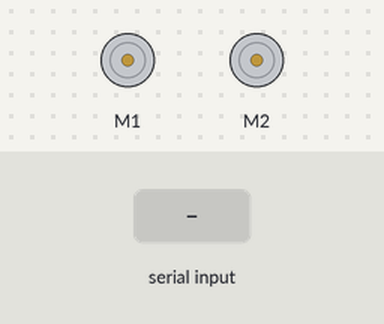
Simulated run of this sketch. Board: Arduino Uno, built with avr-gcc and run on an emulated ATmega328P. Shown: 2 × DC motor (green arrow = forward, orange = backward, longer = faster). Inputs (shaded band) come from the test bench. What the sketch prints to the serial monitor is not drawn.

Above: at 1.2 s.
1.3 s: "5" received over Serial
At 1.45 s:
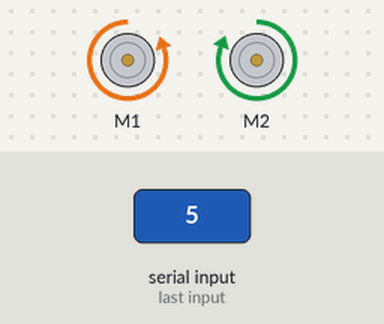
3.0 s: "1" received over Serial
At 4.1 s:
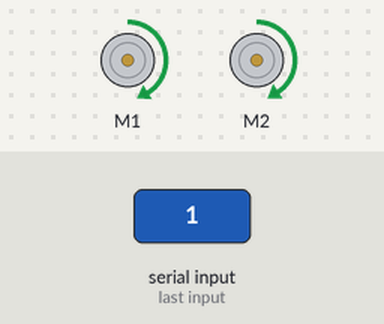
4.5 s: "2" received over Serial
At 5.3 s:
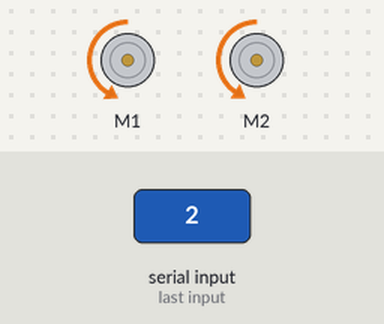
6.0 s: "3" received over Serial
At 6.4 s:
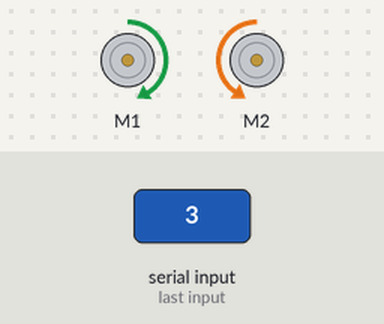
7.5 s: "4" received over Serial
At 8.7 s:
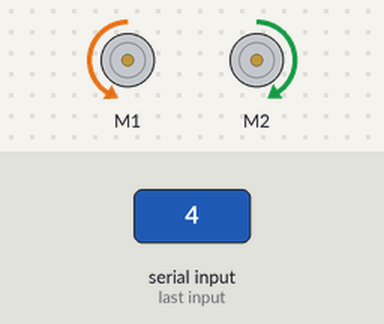
9.0 s: "6" received over Serial
At 9.15 s:
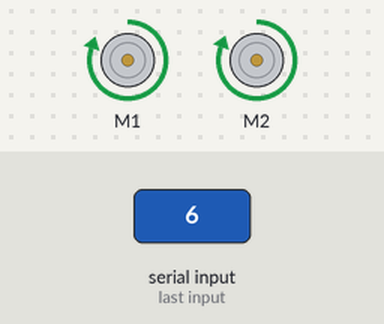
Timing chart, 0 to 11.8 s (numbered marks = the images above; inputs shaded):
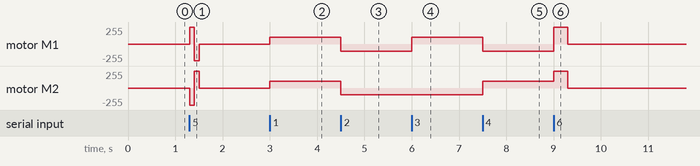

Measured:
- after the input at 1.3 s, motor M1: stopped → forward 253/255 at once, → backward 253/255 0.10 s later, → stopped 0.10 s later; motor M2: stopped → backward 255/255 at once, → forward 255/255 0.10 s later, → stopped 0.10 s later
- after the input at 3.0 s, motor M1: stopped → forward 105/255 at once; motor M2: stopped → forward 102/255 at once
- after the input at 4.5 s, motor M1: forward 105/255 → backward 105/255 at once; motor M2: forward 102/255 → backward 102/255 at once
- after the input at 6.0 s, motor M1: backward 105/255 → forward 105/255 at once
- after the input at 7.5 s, motor M1: forward 105/255 → backward 105/255 at once; motor M2: backward 102/255 → forward 102/255 at once
- after the input at 9.0 s, motor M1: backward 105/255 → forward 253/255 at once, → stopped 0.30 s later; motor M2: forward 102/255 → forward 255/255 at once, → stopped 0.30 s later

The sketch:

bluetooth.ino.ino
```cpp
#include <Wire.h>
#include <Adafruit_MotorShield.h>
#include <SoftwareSerial.h>
#include "utility/Adafruit_MS_PWMServoDriver.h"

// Create the motor shield object with the default I2C address
Adafruit_MotorShield AFMS = Adafruit_MotorShield();
// Or, create it with a different I2C address (say for stacking)
// Adafruit_MotorShield AFMS = Adafruit_MotorShield(0x61);

// Select which 'port' M1, M2, M3 or M4. In this case, M1
Adafruit_DCMotor *myMotor = AFMS.getMotor(1);
// You can also make another motor on port M2
Adafruit_DCMotor *myOtherMotor = AFMS.getMotor(2);
int speedRight;
int speedLeft;
SoftwareSerial mySerial(10, 11); // RX, TX

void setup() {
  Serial.begin(9600);           // set up Serial library at 9600 bps
  while (!Serial) {
    ; // wait for serial port to connect. Needed for native USB port only
  }
  Serial.println("Adafruit Motorshield v2 - DC Motor test!");

  mySerial.begin(4800);
  mySerial.println("Hello, world?");

  AFMS.begin();  // create with the default frequency 1.6KHz
  //AFMS.begin(1000);  // OR with a different frequency, say 1KHz

  // Set the speed to start, from 0 (off) to 255 (max speed)

  myMotor->setSpeed(102);
  myOtherMotor->setSpeed(105);
  myMotor->run(FORWARD);
  myOtherMotor->run(FORWARD);
  // turn on motor
  myMotor->run(RELEASE);
  myOtherMotor->run(RELEASE);

  // turn on motor
 speedRight = 102;
 speedLeft = 105;
}


void loop() {

  int c;

  if (Serial.available() != '0') {
    c = Serial.read();
  }

  uint8_t i;

  //Serial.print("tick");

  if(c == '0'){
    myMotor->run(RELEASE);
    myOtherMotor->run(RELEASE);
  }

  if(c == '1'){                 //Move Forward
    myMotor->run(FORWARD);
    myOtherMotor->run(FORWARD);

  }

  if(c == '2'){                 //Move Backward
    myMotor->run(BACKWARD);
    myOtherMotor->run(BACKWARD);
  }

  if(c == '3'){                 //Turn Right
    myMotor->run(FORWARD);
    myOtherMotor->run(BACKWARD);
  }

  if(c == '4'){                 //Turn Left
    myMotor->run(BACKWARD);
    myOtherMotor->run(FORWARD);
  }

  if(c == '5'){                 //Attack move 1
    myMotor->setSpeed(253);
    myOtherMotor->setSpeed(255);
    myMotor->run(FORWARD);
    myOtherMotor->run(BACKWARD);
    delay(100);
    myMotor->run(RELEASE);
    myOtherMotor->run(RELEASE);

    myOtherMotor->run(FORWARD);
    myMotor->run(BACKWARD);
    delay(100);
    myMotor->run(RELEASE);
    myOtherMotor->run(RELEASE);

    myMotor->setSpeed(speedLeft);
    myOtherMotor->setSpeed(speedRight);
  }

  if(c == '6'){                 //Attack move 2
    myMotor->setSpeed(253);
    myOtherMotor->setSpeed(255);
    myMotor->run(FORWARD);
    myOtherMotor->run(FORWARD);

    delay(300);
    myMotor->run(RELEASE);
    myOtherMotor->run(RELEASE);

    myMotor->setSpeed(speedLeft);
    myOtherMotor->setSpeed(speedRight);
  }

  if(c == '7'){                 //Speed Sensitivity 1
    speedLeft = 102;
    speedRight = 105;
  }

  if(c == '8'){                 //Speed Sensitivity 2
    speedLeft = 180;
    speedRight = 183;
  }

  if(c == '9'){                 //Speed Sensitivity 3
    speedLeft = 253;
    speedRight = 255;
  }
  myMotor->setSpeed(speedLeft);
  myOtherMotor->setSpeed(speedRight);
}

//void move1Foot()
//{
//  myMotor->run(FORWARD);
//  myOtherMotor->run(FORWARD);
//  delay(800);
//
//  myMotor->run(RELEASE);
//  myOtherMotor->run(RELEASE);
//}
//
//void move2Foot()
//{
//  myMotor->run(FORWARD);
//  myOtherMotor->run(FORWARD);
//  delay(1600);
//
//  myMotor->run(RELEASE);
//  myOtherMotor->run(RELEASE);
//}
//
//void move3Foot()
//{
//  myMotor->run(FORWARD);
//  myOtherMotor->run(FORWARD);
//  delay(2400);
//
//  myMotor->run(RELEASE);
//  myOtherMotor->run(RELEASE);
//}
//
//void move4Foot()
//{
//  myMotor->run(FORWARD);
//  myOtherMotor->run(FORWARD);
//  delay(3050);
//
//  myMotor->run(RELEASE);
//  myOtherMotor->run(RELEASE);
//}
//
//void turnLeft()
//{
//  myMotor->run(BACKWARD);
//  myOtherMotor->run(FORWARD);
//  delay(260);
//  myMotor->run(RELEASE);
//  myOtherMotor->run(RELEASE);
//}
//
//void turnRight()
//{
//  myMotor->run(FORWARD);
//  myOtherMotor->run(BACKWARD);
//  delay(260);
//  myMotor->run(RELEASE);
//  myOtherMotor->run(RELEASE);
//}
//
//void arcRight()
//{
//  myMotor->setSpeed(125);
//  myOtherMotor->setSpeed(80);
//  myMotor->run(FORWARD);
//  myOtherMotor->run(FORWARD);
//  delay(265*4.5);
//  myMotor->run(RELEASE);
//  myOtherMotor->run(RELEASE);
//  myMotor->setSpeed(102);
//  myOtherMotor->setSpeed(105);
//}
//
//void moveFlail()
//{
//  myMotor->setSpeed(255);
//  myOtherMotor->setSpeed(255);
//
//  myMotor->run(FORWARD);
//  myOtherMotor->run(BACKWARD);
//  delay(100);
//  myMotor->run(RELEASE);
//  myOtherMotor->run(RELEASE);
//
//  myOtherMotor->run(FORWARD);
//  myMotor->run(BACKWARD);
//  delay(100);
//  myMotor->run(RELEASE);
//  myOtherMotor->run(RELEASE);
//
//  myMotor->run(FORWARD);
//  myOtherMotor->run(BACKWARD);
//  delay(100);
//  myMotor->run(RELEASE);
//  myOtherMotor->run(RELEASE);
//
//  myOtherMotor->run(FORWARD);
//  myMotor->run(BACKWARD);
//  delay(100);
//  myMotor->run(RELEASE);
//  myOtherMotor->run(RELEASE);
//
//  myMotor->run(FORWARD);
//  myOtherMotor->run(BACKWARD);
//  delay(100);
//  myMotor->run(RELEASE);
//  myOtherMotor->run(RELEASE);
//
//   myOtherMotor->run(FORWARD);
//  myMotor->run(BACKWARD);
//  delay(100);
//  myMotor->run(RELEASE);
//  myOtherMotor->run(RELEASE);
//
//  myMotor->run(FORWARD);
//  myOtherMotor->run(BACKWARD);
//  delay(100);
//  myMotor->run(RELEASE);
//  myOtherMotor->run(RELEASE);
//
//   myOtherMotor->run(FORWARD);
//  myMotor->run(BACKWARD);
//  delay(100);
//  myMotor->run(RELEASE);
//  myOtherMotor->run(RELEASE);
//
//  myMotor->run(FORWARD);
//  myOtherMotor->run(BACKWARD);
//  delay(100);
//  myMotor->run(RELEASE);
//  myOtherMotor->run(RELEASE);
//
//   myOtherMotor->run(FORWARD);
//  myMotor->run(BACKWARD);
//  delay(100);
//  myMotor->run(RELEASE);
//  myOtherMotor->run(RELEASE);
//
//  myMotor->run(FORWARD);
//  myOtherMotor->run(BACKWARD);
//  delay(100);
//  myMotor->run(RELEASE);
//  myOtherMotor->run(RELEASE);
//
//
//  myMotor->setSpeed(102);
//  myOtherMotor->setSpeed(105);
//}
```
